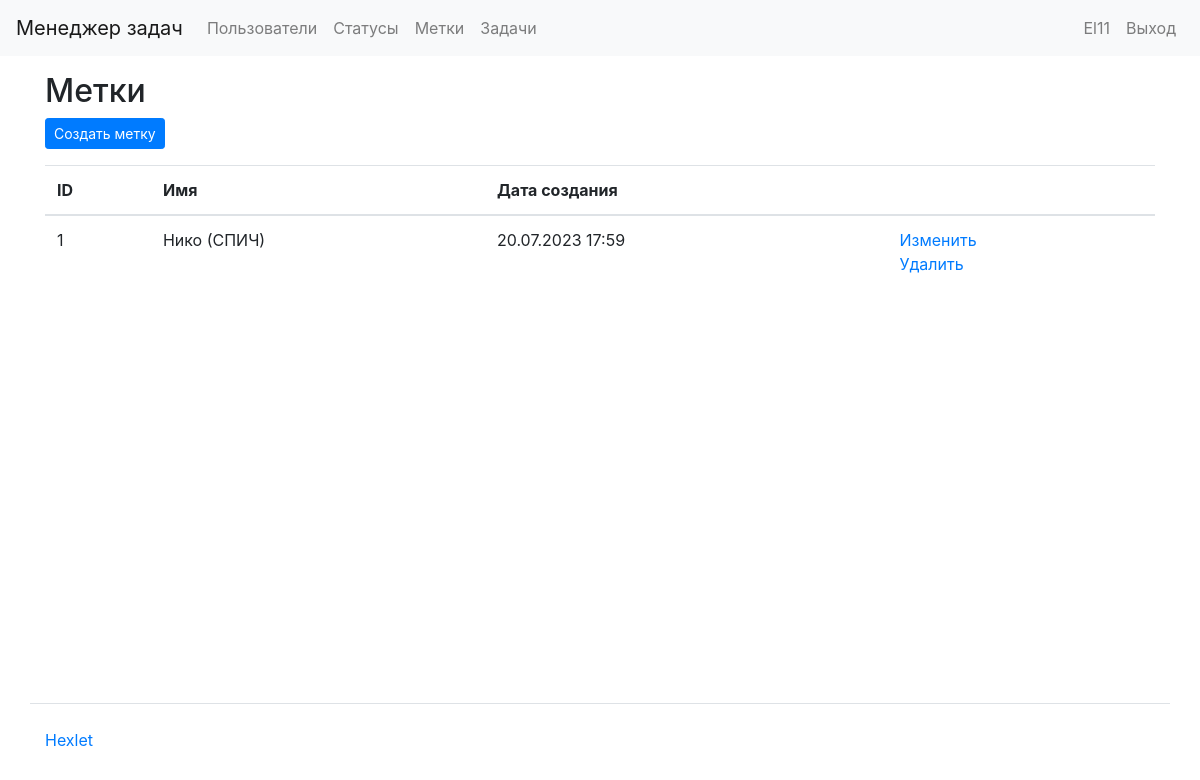
The page /labels/ (signed in) on the database as committed earlier.
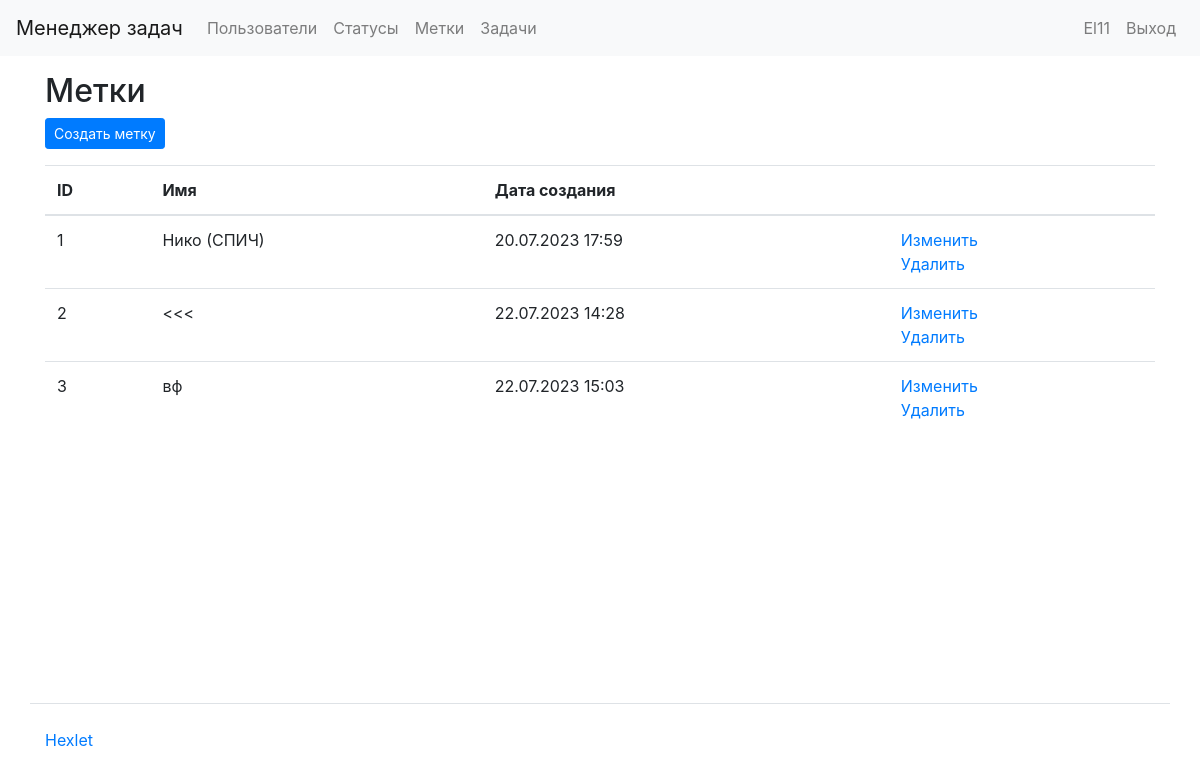
The same page on the database as committed later.
### task_manager/labels/models.py (models this page shows, shortened)
class labels(models.Model):
    name = models.CharField(gettext_lazy('Name'), max_length=100)
    created_date = models.DateTimeField(auto_now_add=True)
    class Meta:
        app_label = 'status'

### task_manager/labels/views.py (the view)
# urls.py: path('labels/', label, name='label'),
@login_required
def label(request):
    label = labels.objects.all()
    return render(request, 'labels/label.html', {'labels': label})

### task_manager/templates/labels/label.html (shortened to what this page needs)
{% extends "base.html" %}
{% load i18n %}
{% block content %}
  <h2>{% trans "Labels" %}</h2>
  <div class="mb-3">
    <a href="{% url 'create_label' %}" class="btn btn-primary btn-sm">{% trans "Create label" %}</a>
  </div>
  <table class="table">
    <thead>
      <tr>
        <th scope="col">{% trans "id" %}</th>
        <th scope="col">{% trans "Name" %}</th>
        <th scope="col">{% trans "Creation date" %}</th>
        <th scope="col"></th>
      </tr>
    </thead>
    <tbody>
      {% for label in labels %}
      <tr>
        <td>{{ label.id }}</td>
        <td>{{ label.name }}</td>
        <td>{{ label.created_date|date:"d.m.Y H:i"  }}</td>
        <td>
          <a href="{% url 'edit_label' label.id %}">{% trans "Edit" %}</a>
          <br>
          <a href="{% url 'delete_label' label.id %}">{% trans "Delete" %}</a>
        </td>
      </tr>
      {% endfor %}
    </tbody>
  </table>
{% endblock %}

Rows that differ between the two databases and show on the page:
added labels: id "2", name "<<<", created_date "22.07.2023 14:28"
added labels: id "3", name "вф", created_date "22.07.2023 15:03"
